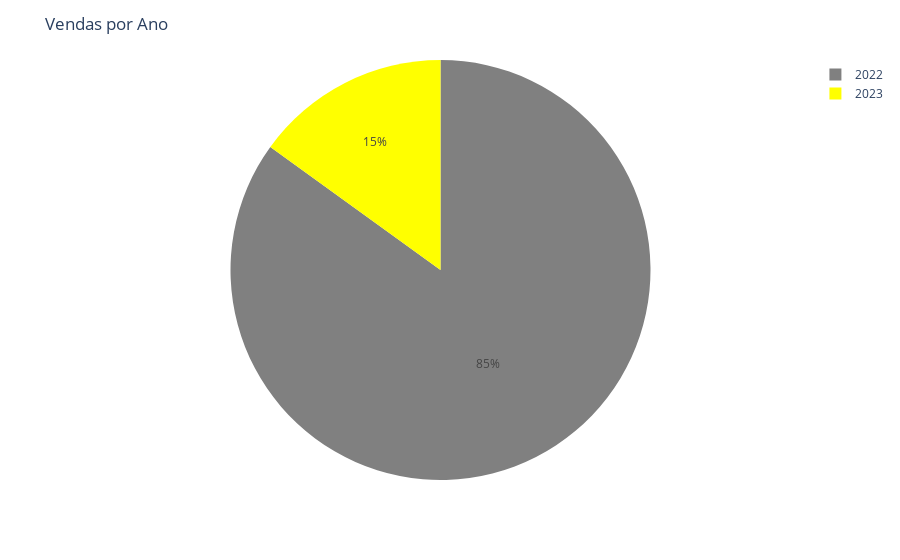

This figure's notebook cell:
### Markdown cell above
#### Aqui é percepitivel que o mês de agosto, junho e julho de 2022 se destacou nas vendas. Por que será? O fatos desses meses fazerem parte da estação do ano de inverno. Pode ser uma justificativa, as pessoas passam mais o fim de semana em suas casas, aquelas que não tem internet porque passa pouquissimo tempo em casa e se satisfaz com os dados moveis, começam a necessitar de internet ? 
#### Outro ponto que chama atenção é a minima de vendas no mês de fevereiro, será que o verão contribui de forma oposta ao inverno?

### Code cell
ano_vendas = df_analytics.groupby('Ano')['Num_Vendas'].sum()

colors = ['gray', 'yellow']

px.pie(ano_vendas, names = ano_vendas.index, values = ano_vendas.values, color_discrete_sequence=colors).update_layout(title='Vendas por Ano')

### Figure 1 — Plotly figure (JSON) as saved in the notebook; plotly's stock layout.template omitted (floating-point values rounded to 4 significant figures)
{"data": [{"domain": {"x": [0, 1], "y": [0, 1]}, "hovertemplate": "Ano=%{label}<br>value=%{value}<extra></extra>", "labels": [2022, 2023], "legendgroup": "", "name": "", "showlegend": true, "type": "pie", "values": [33044, 5848]}], "layout": {"autosize": true, "legend": {"tracegroupgap": 0}, "margin": {"t": 60}, "piecolorway": ["gray", "yellow"], "title": {"text": "Vendas por Ano"}}}
